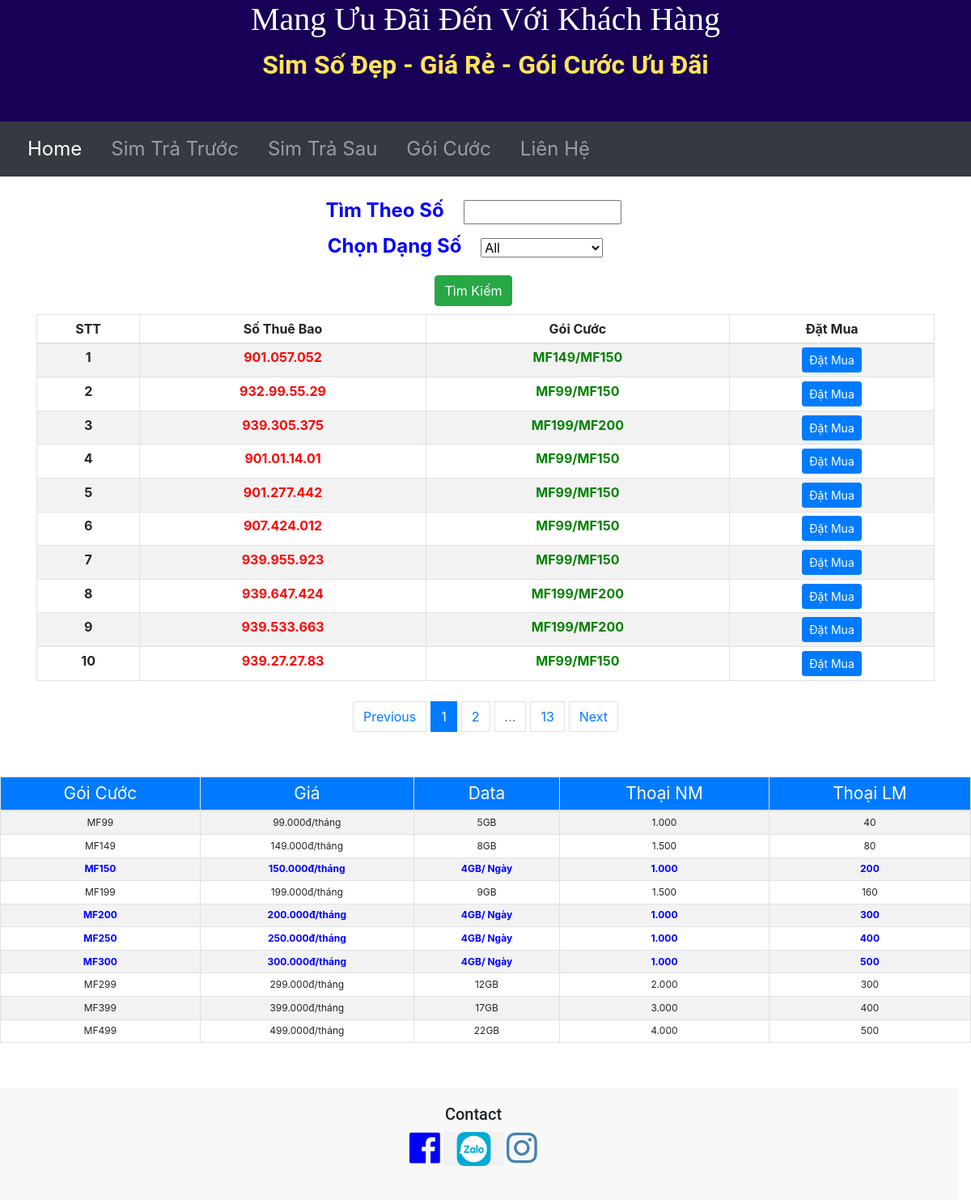
Screenshot of /trasau with the database file from the repository.
### main.py (models this page shows)
class SimSoTraSau(db.Model):
    id = db.Column(db.Integer, primary_key=True)
    sothuebao = db.Column(db.String(250), nullable=False)
    sodinhdang = db.Column(db.String(250), nullable=False)
    goicuoc = db.Column(db.String(250), nullable=False)
    dangso = db.Column(db.String(250), nullable=False)

### main.py (the view, shortened to what this page needs)
@app.route("/trasau", methods=['GET', 'POST'], defaults={"page": 1})
@app.route('/tracuusotrasau/<int:page>',methods=["GET","POST"])
def trasau(page):
    page = page
    pages = 10
    all_sim = SimSoTraSau.query.filter_by(dangso="09").paginate(page, pages, error_out=False)
    dangso = request.args.get('dangso')
    socantim = request.args.get('socantim')
    if dangso != "" and dangso !=None and dangso != "All":
        all_sim = SimSoTraSau.query.filter_by(dangso=dangso).paginate(page, pages, error_out=False)
        return render_template('trasau.html', all_sim_ts=all_sim, dangso=dangso)
    elif socantim != "" and socantim != None:
        search = "%{}%".format(socantim)
        all_sim = SimSoTraSau.query.filter(SimSoTraSau.sothuebao.like(search)).paginate(page, pages, error_out=False)
        return render_template('trasau.html', all_sim_ts=all_sim, socantim=socantim)
    return render_template('trasau.html', all_sim_ts = all_sim, dangso="All")

### templates/trasau.html (shortened to what this page needs)
{% include "header.html" %}
<!DOCTYPE html>
<html lang="en" dir="ltr">
<head>
  <link href="{{ url_for('static', filename='css/styles.css')}}" rel="stylesheet">
  <link rel="stylesheet" href="https://cdn.jsdelivr.net/npm/bootstrap@4.6.0/dist/css/bootstrap.min.css">
</head>
<div class="container ">
  <form class="timso" action="{{ url_for('trasau') }}" method="post">
    <div class="row dongchonso">
      <div class="col-lg-12 col-md-12">
          <label for=""class="chonsim">Tìm Theo Số</label>
          <input type="text" size="14" name="socantim" value="{{socantim}}" class="btn-timso">
      </div>
    <div class="col-lg-12 col-md-12">
    <label for="cars" class="chonsim">Chọn Dạng Số</label>
    <select name="cars" id="cars">
      <option value="{{dangso}}">{{ dangso }}</option>
    </select>
    </div>
      <div class="col-lg-12 col-md-12">
      <button type="submit" class="btn btn-success btn-timkiem">Tìm Kiếm</button><br>
  </div>
      </div>
  </form>
  <div class="bang-tt">
    <table class="table table-sm table-bordered table-striped">
      <thead>
        <tr>
          <th scope="col-3">STT</th>
          <th scope="col-3">Số Thuê Bao</th>
          <th scope="col-3">Gói Cước</th>
          <th scope="col-3">Đặt Mua</th>
        </tr>
      </thead>
      <tbody>
        {% for sim in all_sim_ts.items %}
        <tr>
          <th scope="row">{{loop.index}}</th>
          <td class="stb">{{ sim.sodinhdang }}</td>
          <td class="price">{{ sim.goicuoc }}</td>
          <td><a href="{{url_for('show_ts', stb=sim.sodinhdang, goicuoc = sim.goicuoc) }}"><button type="submit" class="btn btn-primary btn-sm">Đặt Mua </button></a></td>
        </tr>
      {% endfor %}
      </tbody>
    </table>
    <nav aria-label="Page-navigation example">
  <ul class="pagination justify-content-center">
    {% if all_sim_ts.has_prev %}
      <li class="page-item"><a class="page-link" href="{{ url_for('trasau', page=all_sim_ts.prev_num, dangso=dangso, socantim=socantim) }}">Previous</a></li>
    {% else %}
      <li class="page-item"><a class="page-link" href="">Previous</a></li>
    {% endif %}
    {% for page in all_sim_ts.iter_pages(left_edge=2, right_edge=1,left_current=1, right_current=1) %}
     {% if page %}
        {% if page==all_sim_ts.page %}
          <li class="page-item active" ><a class="page-link" href="{{ url_for('trasau', page=page, dangso=dangso, socantim=socantim) }}" >{{ page }}</a></li>
        {% else %}
          <li class="page-item" ><a class="page-link" href="{{ url_for('trasau', page=page, dangso=dangso, socantim=socantim) }}" >{{ page }}</a></li>
        {% endif %}
      {% else %}
          <li class="page-item disabled" ><a class="page-link" href="" >...</a></li>
    {% endif %}
     {% endfor %}
    {% if all_sim_ts.has_next %}
      <li class="page-item"><a class="page-link" href="{{ url_for('trasau', page=all_sim_ts.next_num, dangso=dangso, socantim=socantim) }}">Next</a></li>
    {% else %}
      <li class="page-item"><a class="page-link" href="">Next</a></li>
    {% endif %}
  </ul>
</nav>
  </div>
</div>
<div class=" banggoicuoc">
  <table class="table table-sm table-bordered table-striped">
<thead>
  <tr class="bg-primary title-goicuoc">
    <td>Gói Cước</td>
    <td>Giá</td>
    <td>Data</td>
    <td>Thoại NM</td>
    <td>Thoại LM</td>
  </tr>
</thead>
<tbody>
    <tr>
     <td>MF99</td>
     <td>99.000đ/tháng</td>
     <td>5GB</td>
      <td>1.000</td>
      <td>40</td>
   </tr>
      <tr>
     <td>MF149</td>
     <td>149.000đ/tháng</td>
     <td>8GB</td>
      <td>1.500</td>
      <td>80</td>
   </tr>
    <tr class="goidb">
     <td>MF150</td>
     <td>150.000đ/tháng</td>
     <td>4GB/ Ngày</td>
      <td>1.000</td>
      <td>200</td>
   </tr>
      <tr>
     <td>MF199</td>
     <td>199.000đ/tháng</td>
     <td>9GB</td>
      <td>1.500</td>
      <td>160</td>
   </tr>
        <tr class="goidb">
     <td>MF200</td>
     <td>200.000đ/tháng</td>
     <td>4GB/ Ngày</td>
      <td>1.000</td>
      <td>300</td>
   </tr>
        <tr class="goidb">
     <td>MF250</td>
     <td>250.000đ/tháng</td>
     <td>4GB/ Ngày</td>
      <td>1.000</td>
      <td>400</td>
   </tr>
         <tr class="goidb">
     <td>MF300</td>
     <td>300.000đ/tháng</td>
     <td>4GB/ Ngày</td>
      <td>1.000</td>
      <td>500</td>
   </tr>
  <tr>
     <td>MF299</td>
     <td>299.000đ/tháng</td>
     <td>12GB</td>
      <td>2.000</td>
      <td>300</td>
   </tr>
      <tr>
     <td>MF399</td>
     <td>399.000đ/tháng</td>
     <td>17GB</td>
      <td>3.000</td>
      <td>400</td>
   </tr>
<tr>
     <td>MF499</td>
     <td>499.000đ/tháng</td>
     <td>22GB</td>
      <td>4.000</td>
      <td>500</td>
   </tr>
 </tbody>
</table>
</div>
  <div id="footer">
{% include "footer.html" %}
</html>

### static/css/styles.css (style rules this page uses)
body { font-size: 16px; font-family: 'Merriweather', serif; position: relative; padding-left: 0px; }
.page-item { margin: 5px 3px 5px 3px; }
.bang-tt { width: 45%; margin: auto; margin-top: 1%; }
.row { margin: auto; width: 100% ; }
.stb { color: red; font-weight: bold; }
.price { color: green; font-weight:bolder; }
.timso { color: blue; font-weight: bolder; font-size: 1rem; text-align: center; }
.chonsim { padding-right: 20px; font-size: 1.5rem; }
#cars { margin-right: 20px; padding-right: 40px; }
.pagination { margin-top: 20px; }
.container { position: relative; text-align: center; margin-top: 2%; }
.banggoicuoc { position:fixed; width:30%; top: 17%; height: auto; left:0px; text-align: center; margin:10% auto 5% auto; padding-right: 3%; }
.btn-timkiem { margin: 10px 0px 10px 0px; }
.title-goicuoc { color: white; font-size: 1rem; }
.goidb { color: blue; font-weight: bold; }
@media screen and (max-width: 1200px) { .banggoicuoc { position: relative; width:100%; top:5%; font-size: 12px; bottom: 5%; text-align: center; margin: 50px 0px 20px 0px; padding-right: 0; padding-left: 0; } }
@media screen and (max-width: 1200px) { .title-goicuoc { font-size: 1.3rem; } }
@media screen and (max-width: 1200px) { .bang-tt { font-size: 1rem; width: 100%; margin:auto; } }
.dongchonso { text-align: center; }

### rows the page displays
SimSoTraSau: sodinhdang "901.057.052", goicuoc "MF149/MF150"
SimSoTraSau: sodinhdang "932.99.55.29", goicuoc "MF99/MF150"
SimSoTraSau: sodinhdang "939.305.375", goicuoc "MF199/MF200"
SimSoTraSau: sodinhdang "901.01.14.01", goicuoc "MF99/MF150"
SimSoTraSau: sodinhdang "901.277.442", goicuoc "MF99/MF150"
SimSoTraSau: sodinhdang "907.424.012", goicuoc "MF99/MF150"
SimSoTraSau: sodinhdang "939.955.923", goicuoc "MF99/MF150"
SimSoTraSau: sodinhdang "939.647.424", goicuoc "MF199/MF200"
SimSoTraSau: sodinhdang "939.533.663", goicuoc "MF199/MF200"
SimSoTraSau: sodinhdang "939.27.27.83", goicuoc "MF99/MF150"

### other values shown
{{ page }} "1"
{{ page }} "2" "13"
form field cars "All"
